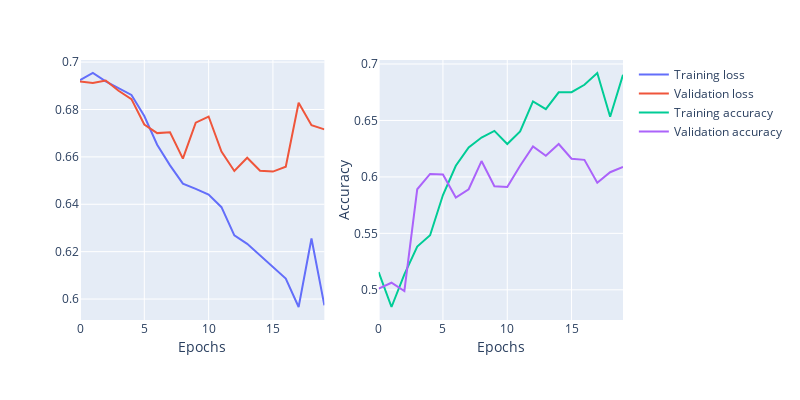

The code cell stored with this chart in its notebook:
### Code cell
plot_loss(results["train_loss"], results["valid_loss"], results["train_accuracy"], results["valid_accuracy"])

### Figure 1 — Plotly figure (JSON) as saved in the notebook; plotly's stock layout.template omitted (floating-point values rounded to 4 significant figures)
{"data": [{"line": {"width": 2}, "mode": "lines", "name": "Training loss", "type": "scatter", "x": [0, 1, 2, 3, 4, 5, 6, 7, 8, 9, 10, 11, 12, 13, 14, 15, 16, 17, 18, 19], "y": [0.6924, 0.6954, 0.6919, 0.6891, 0.6861, 0.6772, 0.6651, 0.6564, 0.6487, 0.6465, 0.6441, 0.6388, 0.6269, 0.6233, 0.6183, 0.6135, 0.6087, 0.5967, 0.6255, 0.5974]}, {"line": {"width": 2}, "mode": "lines", "name": "Validation loss", "type": "scatter", "x": [0, 1, 2, 3, 4, 5, 6, 7, 8, 9, 10, 11, 12, 13, 14, 15, 16, 17, 18, 19], "y": [0.6918, 0.6911, 0.6923, 0.6879, 0.6844, 0.6737, 0.67, 0.6704, 0.6593, 0.6744, 0.677, 0.6622, 0.654, 0.6596, 0.6541, 0.6538, 0.6559, 0.6828, 0.6734, 0.6716]}, {"line": {"width": 2}, "mode": "lines", "name": "Training accuracy", "type": "scatter", "x": [0, 1, 2, 3, 4, 5, 6, 7, 8, 9, 10, 11, 12, 13, 14, 15, 16, 17, 18, 19], "xaxis": "x2", "y": [0.5158, 0.4848, 0.5138, 0.5383, 0.5483, 0.584, 0.6099, 0.6262, 0.6349, 0.6408, 0.6291, 0.6404, 0.6669, 0.66, 0.6749, 0.6751, 0.6816, 0.692, 0.6533, 0.6904], "yaxis": "y2"}, {"line": {"width": 2}, "mode": "lines", "name": "Validation accuracy", "type": "scatter", "x": [0, 1, 2, 3, 4, 5, 6, 7, 8, 9, 10, 11, 12, 13, 14, 15, 16, 17, 18, 19], "xaxis": "x2", "y": [0.501, 0.5062, 0.499, 0.5891, 0.6026, 0.6021, 0.5818, 0.5891, 0.6141, 0.5917, 0.5911, 0.6099, 0.6271, 0.6188, 0.6292, 0.6161, 0.6151, 0.5948, 0.6042, 0.6089], "yaxis": "y2"}], "layout": {"height": 400, "margin": {"t": 60}, "title": {"y": 0.93}, "width": 800, "xaxis": {"anchor": "y", "domain": [0, 0.45], "title": {"standoff": 0, "text": "Epochs"}}, "xaxis2": {"anchor": "y2", "domain": [0.55, 1], "title": {"standoff": 0, "text": "Epochs"}}, "yaxis": {"anchor": "x", "domain": [0, 1]}, "yaxis2": {"anchor": "x2", "domain": [0, 1], "title": {"standoff": 0, "text": "Accuracy"}}}}
